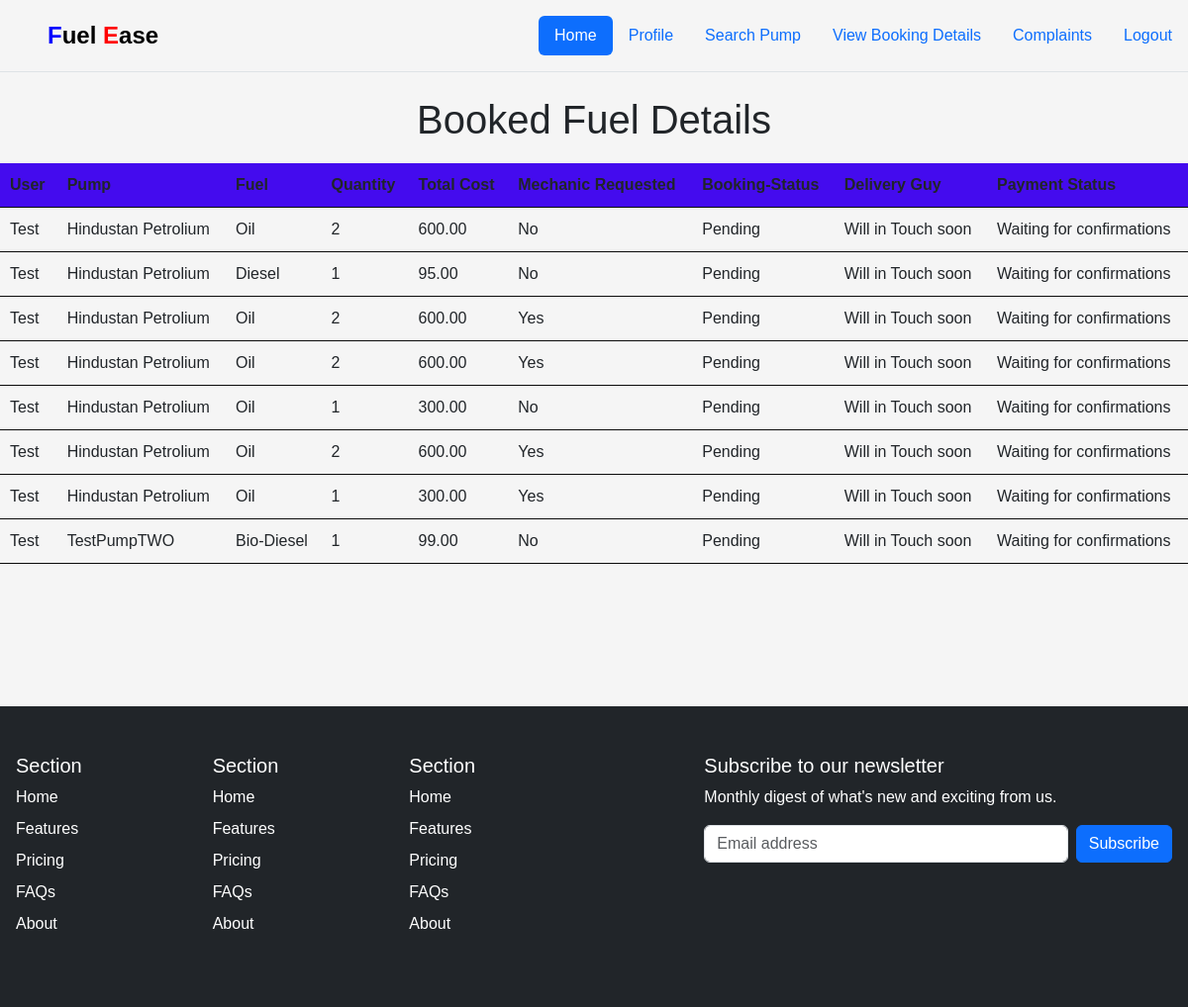
The page /User/booking/ (signed in) on the database its author committed.
### User/models.py (models this page shows)
class Booking(models.Model):
    user = models.ForeignKey(Newuser, on_delete=models.CASCADE)
    pump = models.ForeignKey(Pump, on_delete=models.CASCADE)
    fuel = models.ForeignKey(Fuel, on_delete=models.CASCADE)
    mechanic = models.ForeignKey(Mechanic, on_delete=models.CASCADE, null=True, blank=True)
    delivery_boy = models.ForeignKey(DeliveryBoy, on_delete=models.CASCADE, null=True, blank=True)
    quantity = models.PositiveIntegerField()
    total_cost = models.DecimalField(max_digits=10, decimal_places=2)
    status = models.CharField(max_length=20)
    mechanic_needed = models.BooleanField(default=False)
    payment_status = models.BooleanField(default=True)
    delivery_boy_contacted = models.BooleanField(default=True)

class Newuser(models.Model):
    username = models.CharField(max_length=100)
    email = models.EmailField(unique=True)
    password = models.CharField(max_length=100)
    phone_number = models.CharField(max_length=20)
    address = models.CharField(max_length=255)
    status = models.CharField(max_length=20)

### Pump/models.py (models this page shows)
class Pump(models.Model):
    name = models.CharField(max_length=100)
    address = models.CharField(max_length=255)
    phone_number = models.CharField(max_length=20)
    email = models.EmailField(unique=True)
    gst_no = models.CharField(max_length=20)
    password = models.CharField(max_length=100)
    latitude = models.FloatField()
    longitude = models.FloatField()
    vstatus=models.IntegerField(default=0)

class Fuel(models.Model):
    pumpId = models.ForeignKey(Pump, on_delete=models.CASCADE)
    fuel_type = models.CharField(max_length=100)
    quantity = models.CharField(max_length=50)
    price = models.DecimalField(max_digits=10, decimal_places=2)

### User/views.py (the view)
# urls.py: path('booking/', views.booking_details_view, name='booking_details'),
def booking_details_view(request):
    current_user_id = request.session.get('uid')
    if current_user_id:
        user_bookings = Booking.objects.filter(user_id=current_user_id)
        return render(request, 'User/booking_details.html', {'user_bookings': user_bookings})
    else:
        return HttpResponse("You need to be logged in to view booking details.")

### User/templates/User/Booking_Details.html (shortened to what this page needs)
<!DOCTYPE html>
<html lang="en">
<head>
    <link href="https://cdn.jsdelivr.net/npm/bootstrap@5.3.3/dist/css/bootstrap.min.css" rel="stylesheet"
>
</head>
<body>
    <header class="d-flex flex-wrap justify-content-center py-3 mb-4 border-bottom">
        <a href="/"
            class="d-flex align-items-center mb-3 mb-md-0 me-md-auto link-body-emphasis text-decoration-none">
            <svg class="bi me-2" width="40" height="32">
                <use xlink:href="#bootstrap" />
            </svg>
            <span class="fs-4"><b><span style="color: blue;">F</span>uel <span style="color: rgb(255, 0, 0);">E</span>ase</b></span>
        </a>
        <ul class="nav nav-pills">
            <li class="nav-item"><a href="{% url 'User:user_home' %}" class="nav-link active" aria-current="page">Home</a></li>
            <li class="nav-item"><a href="{% url 'User:profile' %}" class="nav-link">Profile</a></li>
            <li class="nav-item"><a href="#" onclick="getLocation()" class="nav-link">Search Pump</a></li>
            <li class="nav-item"><a href="{% url 'User:booking_details' %}" class="nav-link">View Booking Details</a></li>
            <li class="nav-item"><a href="{% url 'User:Complaint' %}" class="nav-link">Complaints</a></li>
            <li class="nav-item"><a href="{% url 'User:index' %}" class="nav-link">Logout</a></li>
        </ul>
    </header>
    <h1>Booked Fuel Details</h1>
    <table>
        <thead>
            <tr>
                <th>User</th>
                <th>Pump</th>
                <th>Fuel</th>
                <th>Quantity</th>
                <th>Total Cost</th>
                <th>Mechanic Requested</th>
                <th>Booking-Status</th>
                <th>Delivery Guy</th>
                <th>Payment Status</th>
            </tr>
        </thead>
        <tbody>
            {% for booking in user_bookings %}
            <tr>
                <td>{{ booking.user.username }}</td>
                <td>{{ booking.pump.name }}</td>
                <td>{{ booking.fuel.fuel_type }}</td>
                <td>{{ booking.quantity }}</td>
                <td>{{ booking.total_cost }}</td>
                <td>
                    {% if booking.mechanic_needed %}
                        Yes
                    {% else %}
                        No
                    {% endif %}
                </td>
                <td>{{ booking.status }}</td>
                <td>{% if booking.delivery_boy_contacted%}
                    contacted
                    {% else %}
                    Will in Touch soon
                    {% endif %}
                </td>
                <td>
                    {% if booking.delivery_boy_contacted %}
                        {% if booking.payment_status %}
                            Payment Successful!
                        {% else %}
                        <a href="{% url 'User:Payment' booking.id %}">Make Payment</a>
                        {% endif %}
                    {% else %}
                        Waiting for confirmations
                    {% endif %}
                </td>
            </tr>
            {% endfor %}
        </tbody>
    </table>
    <br><br><br><br><br><br>
    <footer class="py-5 text-bg-dark p-3">
        <div class="row">
            <div class="col-6 col-md-2 mb-3">
                <h5>Section</h5>
                <ul class="nav flex-column">
                    <li class="nav-item mb-2"><a href="#" class="nav-link p-0 text-bg-dark text-bg-white">Home</a></li>
                    <li class="nav-item mb-2"><a href="#" class="nav-link p-0 text-bg-dark">Features</a>
                    </li>
                    <li class="nav-item mb-2"><a href="#" class="nav-link p-0 text-bg-dark">Pricing</a>
                    </li>
                    <li class="nav-item mb-2"><a href="#" class="nav-link p-0 text-bg-dark">FAQs</a></li>
                    <li class="nav-item mb-2"><a href="#" class="nav-link p-0 text-bg-dark">About</a>
                    </li>
                </ul>
            </div>
            <div class="col-6 col-md-2 mb-3 ">
                <h5>Section</h5>
                <ul class="nav flex-column">
                    <li class="nav-item mb-2 "><a href="#" class="nav-link p-0 text-bg-dark">Home</a></li>
                    <li class="nav-item mb-2"><a href="#" class="nav-link p-0 text-bg-dark">Features</a>
                    </li>
                    <li class="nav-item mb-2"><a href="#" class="nav-link p-0 text-bg-dark">Pricing</a>
                    </li>
                    <li class="nav-item mb-2"><a href="#" class="nav-link p-0 text-bg-dark">FAQs</a></li>
                    <li class="nav-item mb-2"><a href="#" class="nav-link p-0 text-bg-dark">About</a>
                    </li>
                </ul>
            </div>
            <div class="col-6 col-md-2 mb-3 ">
                <h5>Section</h5>
                <ul class="nav flex-column">
                    <li class="nav-item mb-2"><a href="#" class="nav-link p-0  text-bg-dark ">Home</a></li>
                    <li class="nav-item mb-2"><a href="#" class="nav-link p-0 text-bg-dark">Features</a>
                    </li>
                    <li class="nav-item mb-2"><a href="#" class="nav-link p-0 text-bg-dark">Pricing</a>
                    </li>
                    <li class="nav-item mb-2"><a href="#" class="nav-link p-0 text-bg-dark">FAQs</a></li>
                    <li class="nav-item mb-2"><a href="#" class="nav-link p-0 text-bg-dark">About</a>
                    </li>
                </ul>
            </div>
            <div class="col-md-5 offset-md-1 mb-3">
                <form>
                    <h5>Subscribe to our newsletter</h5>
                    <p>Monthly digest of what's new and exciting from us.</p>
                    <div class="d-flex flex-column flex-sm-row w-100 gap-2">
                        <input id="newsletter1" type="text" class="form-control" placeholder="Email address">
                        <button class="btn btn-primary" type="button">Subscribe</button>
                    </div>
                </form>
            </div>
        </div>
    </footer>
</body>
</html>

### User/templates/User/Booking_Details.html (style rules this page uses)
body { font-family: Arial, sans-serif; background-color: #f5f5f5; }
h1 { text-align: center; margin-bottom: 20px; }
table { width: 100%; border-collapse: collapse; margin-top: 20px; }
th, td { padding: 10px; text-align: left; border-bottom: 1px solid #0b0b0b; }
th { background-color: #440bee; }

### rows shown on the page
Booking: user.username "Test", pump.name "Hindustan Petrolium", fuel.fuel_type "Oil", quantity "2", total_cost "600.00", mechanic_needed "No", status "Pending", delivery_boy_contacted "Will in Touch soon"
Booking: user.username "Test", pump.name "Hindustan Petrolium", fuel.fuel_type "Diesel", quantity "1", total_cost "95.00", mechanic_needed "No", status "Pending", delivery_boy_contacted "Will in Touch soon"
Booking: user.username "Test", pump.name "Hindustan Petrolium", fuel.fuel_type "Oil", quantity "2", total_cost "600.00", mechanic_needed "Yes", status "Pending", delivery_boy_contacted "Will in Touch soon"
Booking: user.username "Test", pump.name "Hindustan Petrolium", fuel.fuel_type "Oil", quantity "2", total_cost "600.00", mechanic_needed "Yes", status "Pending", delivery_boy_contacted "Will in Touch soon"
Booking: user.username "Test", pump.name "Hindustan Petrolium", fuel.fuel_type "Oil", quantity "1", total_cost "300.00", mechanic_needed "No", status "Pending", delivery_boy_contacted "Will in Touch soon"
Booking: user.username "Test", pump.name "Hindustan Petrolium", fuel.fuel_type "Oil", quantity "2", total_cost "600.00", mechanic_needed "Yes", status "Pending", delivery_boy_contacted "Will in Touch soon"
Booking: user.username "Test", pump.name "Hindustan Petrolium", fuel.fuel_type "Oil", quantity "1", total_cost "300.00", mechanic_needed "Yes", status "Pending", delivery_boy_contacted "Will in Touch soon"
Booking: user.username "Test", pump.name "TestPumpTWO", fuel.fuel_type "Bio-Diesel", quantity "1", total_cost "99.00", mechanic_needed "No", status "Pending", delivery_boy_contacted "Will in Touch soon"
